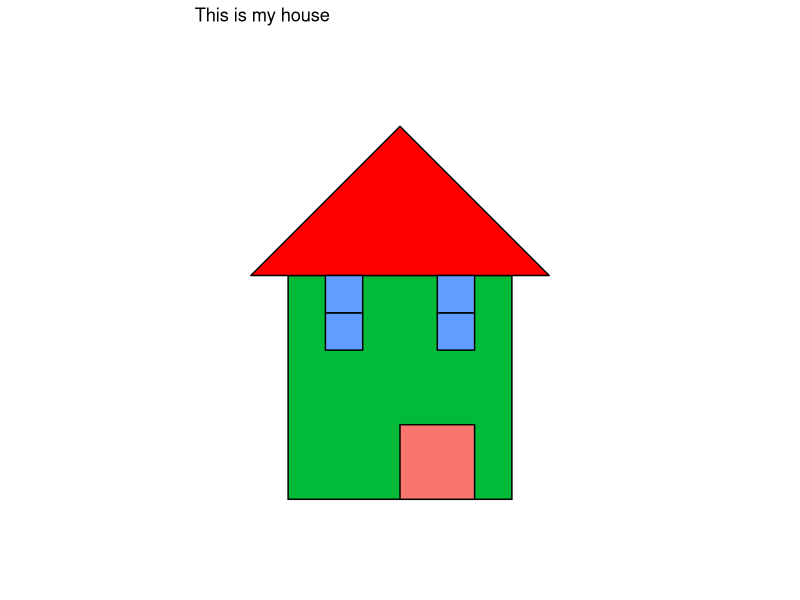
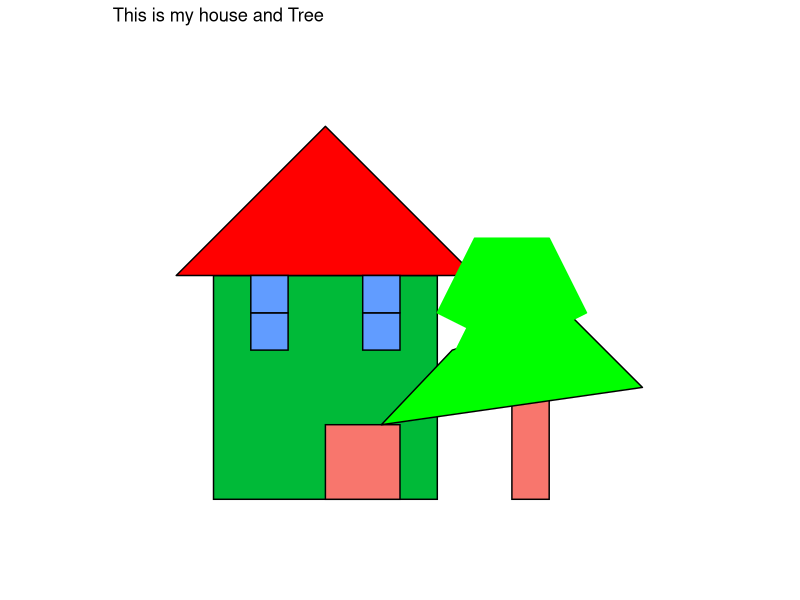

The R script that drew these images, in order:
library(ggplot2)

# Useless function of a house
draw_2d_house <- function() {
  ggplot() +
    geom_rect(aes(xmin = 1, xmax = 4, ymin = 1, ymax = 4, fill = "lightblue"), color = "black") +
    geom_polygon(aes(x = c(0.5, 2.5, 4.5), y = c(4, 6, 4)), fill = "red", color = "black") +
    geom_rect(aes(xmin = 2.5, xmax = 3.5, ymin = 1, ymax = 2, fill = "brown"), color = "black") +
    
    # Draw the window
    geom_rect(aes(xmin = 1.5, xmax = 2, ymin = 3, ymax = 3.5, fill = "yellow"), color = "black") +
    geom_rect(aes(xmin = 3, xmax = 3.5, ymin = 3, ymax = 3.5, fill = "yellow"), color = "black") +
    geom_rect(aes(xmin = 1.5, xmax = 2, ymin = 3.5, ymax = 4, fill = "yellow"), color = "black") +
    geom_rect(aes(xmin = 3, xmax = 3.5, ymin = 3.5, ymax = 4, fill = "yellow"), color = "black") +
    
    coord_fixed(ratio = 1, xlim = c(0, 5), ylim = c(0, 7)) +
    theme_void() + theme(legend.position = "none") +     ggtitle("This is my house")
}

# run function
draw_2d_house()

# Useless function of a house with a tree :)

draw_2d_house_and_tree <- function() {
  ggplot() +
    geom_rect(aes(xmin = 1, xmax = 4, ymin = 1, ymax = 4, fill = "lightblue"), color = "black") +
    geom_polygon(aes(x = c(0.5, 2.5, 4.5), y = c(4, 6, 4)), fill = "red", color = "black") +
    geom_rect(aes(xmin = 2.5, xmax = 3.5, ymin = 1, ymax = 2, fill = "brown"), color = "black") +
    geom_rect(aes(xmin = 1.5, xmax = 2, ymin = 3, ymax = 3.5, fill = "yellow"), color = "black") +
    geom_rect(aes(xmin = 3, xmax = 3.5, ymin = 3, ymax = 3.5, fill = "yellow"), color = "black") +
    geom_rect(aes(xmin = 1.5, xmax = 2, ymin = 3.5, ymax = 4, fill = "yellow"), color = "black") +
    geom_rect(aes(xmin = 3, xmax = 3.5, ymin = 3.5, ymax = 4, fill = "yellow"), color = "black") +
    
    # Treeee
    geom_rect(aes(xmin = 5, xmax = 5.5, ymin = 1, ymax = 3, fill = "brown"), color = "black") +
    geom_polygon(aes(x = c(4.2, 5.75, 6.75, 3.25), y = c(3, 3.5, 2.5, 2)), fill = "green", color = "black") +
    geom_polygon(aes(x = c(4, 4.5, 5.5, 6, 5), y = c(3.5, 4.5, 4.5, 3.5, 3)), fill = "green", color = "green") +
    geom_polygon(aes(x = c(4, 4.5, 5.5, 6, 5), y = c(2.5, 3.5, 3.5, 2.5, 2.5)), fill = "green", color = "green") +
    

    coord_fixed(ratio = 1, xlim = c(0, 7), ylim = c(0, 7)) +
    theme_void() + theme(legend.position = "none") + ggtitle("This is my house and Tree")
}

draw_2d_house_and_tree()
